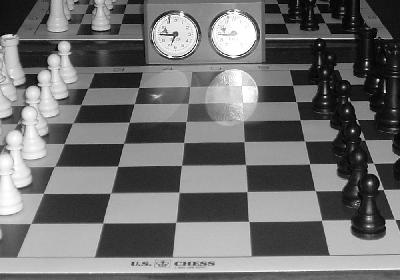
%> input picture Pattern Recognition/Assignment 4/chess.jpg, 400 x 280 px
$ octave lab4_3.m   (GNU Octave 9; MATLAB toolbox functions it lacks are replaced by stand-ins)
%> lines starting %> are read from the running program, lines starting %| are printed output that depends on the picture; in (x1, y1, x2, y2) boxes, pixels count from 0 and x2, y2 are one past the last pixel; in counts of white or black regions, pixels touching at a corner belong together; the program's own positions count from 1
### Pattern Recognition/Assignment 4/myhoughline.m
%2
function myhoughline(image, r, theta)
    %3
    [x, y] = size(image);
    angle=deg2rad(theta);
    %4
    if sin(angle)==0
        line([r, r], [0, y], 'Color', 'red')
    %5
    else
        disp([r/sin(angle), (r-y*cos(angle))/sin(angle)]);
        line([0, y], [r/sin(angle), (r-y*cos(angle))/sin(angle)], 'Color', 'red')
    end
%1
end

### Pattern Recognition/Assignment 4/lab4_3.m
close all;clear all;

% Q2
chess = imread('chess.jpg');
%> chess is the input picture: size 280x400x3 uint8; min 0, max 255, mean 112.1
l = rgb2gray(chess);
BW = edge(l, 'canny');
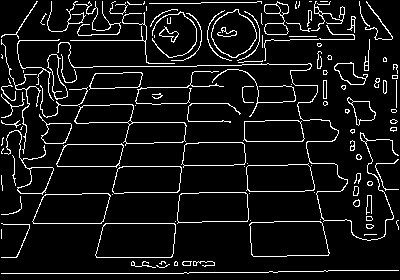
%> BW: size 280x400 logical; 8.1% white in thin lines or dots
figure;hold on;
[H, T, R] = hough(BW);
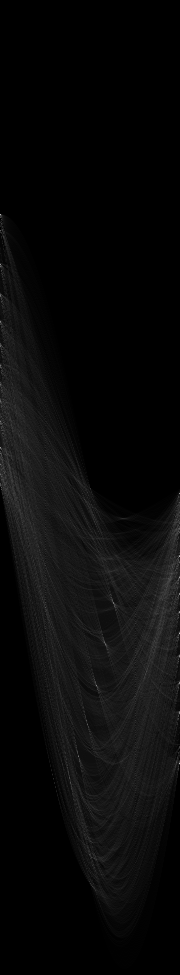
%> H: size 975x180 double; min 0, max 191, mean 9.2
%> T = 180 values from -90 to 89; R = 975 values from -487 to 487
P = houghpeaks(H, 15, 'threshold', ceil(0.3*max(H(:))));
%> P = 15 rows, first 12: [764 180; 634 180; 557 180; 578 180; 448 1; 494 180; 613 180; 265 1; 595 180; 657 180; 683 180; 686 97]
x = T(P(:, 2));
%> x = [89 89 89 89 -90 89 89 -90 89 89 89 6 -12 -90 23]
y = R(P(:, 1));
%> y = [276 146 69 90 -40 6 125 -223 107 169 195 198 269 -23 116]
% Q3
imagesc(H, 'XData', T, 'YData', R);
%> (this line was passed over: imagesc is not available in this run)
plot(x, y, 's', 'color', 'white');
xlim([-90 90]);
ylim([-300 490]);
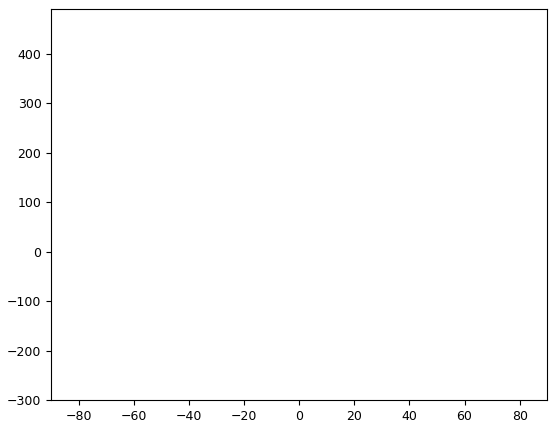
%> figure redrawn from the program's plot data
% Q4
figure; hold off;
imagesc(chess);
for i = 1:size(x, 2)
    myhoughline(chess, y(i), x(i));
end
%> this loop made 15 passes
%> angle in myhoughline on passes 1 to 12: 1.55, 1.55, 1.55, 1.55, -1.57, 1.55, 1.55, -1.57, 1.55, 1.55, 1.55, 0.105
%|    276.04   255.10
%|    146.02   125.08
%|    69.011   48.064
%|    90.014   69.068
%|    40   40
%|     6.0009  -14.9452
%|    125.02   104.07
%|    223   223
%> (further printed lines are left out)
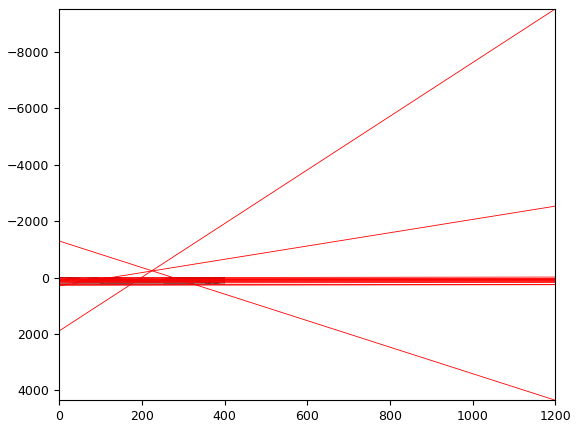
%> figure redrawn from the program's plot data

$ run again, with Pattern Recognition/Assignment 4/Cameraman.tiff saved as Pattern Recognition/Assignment 4/chess.jpg
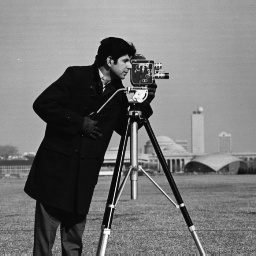
%> input picture Pattern Recognition/Assignment 4/Cameraman.tiff, 256 x 256 px
%> chess is the input picture: size 256x256x3 uint8; min 4, max 254, mean 118.7
%> `BW = edge(l, 'canny');`:
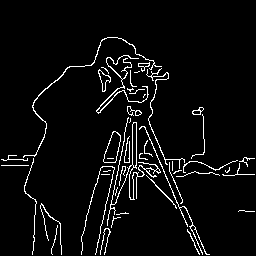
%> BW: size 256x256 logical; 4.7% white in thin lines or dots, all inside (x1, y1, x2, y2) = (1, 37, 255, 255)
%> T = 180 values from -90 to 89; R = 723 values from -361 to 361
%> P = 15 rows, first 12: [446 68; 508 103; 341 46; 498 91; 204 5; 455 69; 433 65; 524 105; 489 89; 197 2; 507 108; 422 63]
%> `x = T(P(:, 2));`: x = [-23 12 -45 0 -86 -22 -26 14 -2 -89 17 -28 17 -43 9]
%> `y = R(P(:, 1));`: y = [84 146 -21 136 -158 93 71 162 127 -165 145 60 172 -12 143]
%> the loop `for i = 1:size(x, 2)` made 15 passes
%> angle in myhoughline on passes 1 to 8: -0.401, 0.209, -0.785, 0, -1.5, -0.384, -0.454, 0.244
%> (printed output is left out)
%> after the loop `for i = 1:size(x, 2)`:
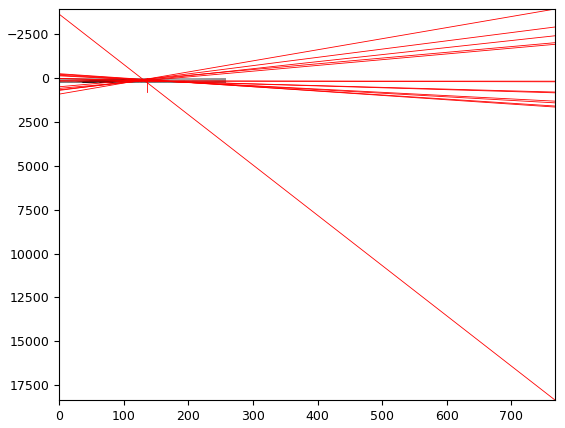
%> figure redrawn from the program's plot data

$ run again, with Pattern Recognition/Assignment 4/HeadTool0002.bmp saved as Pattern Recognition/Assignment 4/chess.jpg
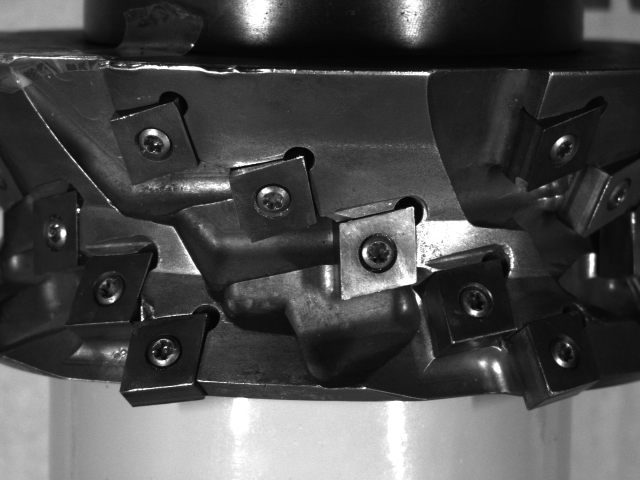
%> input picture Pattern Recognition/Assignment 4/HeadTool0002.bmp, 1280 x 960 px (shown at 1/2 size)
%> chess is the input picture: size 960x1280 uint8; min 0, max 255, mean 74.4
%> `BW = edge(l, 'canny');`:
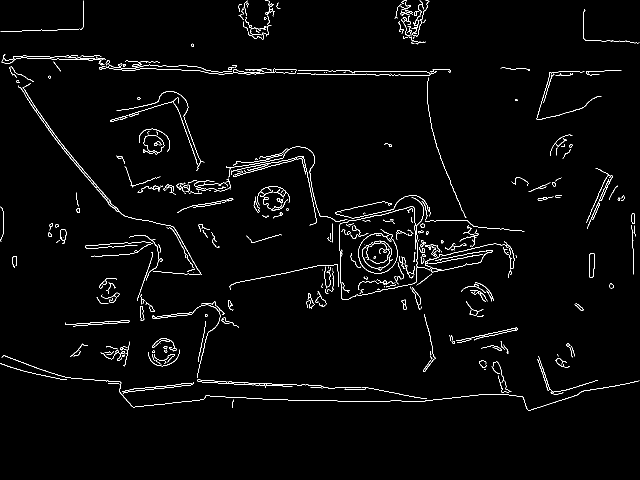
%> BW: size 960x1280 logical (shown at 1/2 size); 2.1% white in thin lines or dots, all inside (x1, y1, x2, y2) = (1, 1, 1279, 821)
%> T = 180 values from -90 to 89; R = 3199 values from -1599 to 1599
%> P = 15 rows, first 12: [1471 2; 1509 51; 862 4; 2252 169; 798 1; 2437 175; 1526 54; 1495 5; 2061 166; 2266 174; 2102 177; 1763 180]
%> `x = T(P(:, 2));`: x = [-89 -40 -87 78 -90 84 -37 -86 75 83 86 89 78 -85 77]
%> `y = R(P(:, 1));`: y = [-129 -91 -738 652 -802 837 -74 -105 461 666 502 163 856 -369 738]
%> the loop `for i = 1:size(x, 2)` made 15 passes
%> angle in myhoughline on passes 1 to 8: -1.55, -0.698, -1.52, 1.36, -1.57, 1.47, -0.646, -1.5
%> (printed output is left out)
%> after the loop `for i = 1:size(x, 2)`:
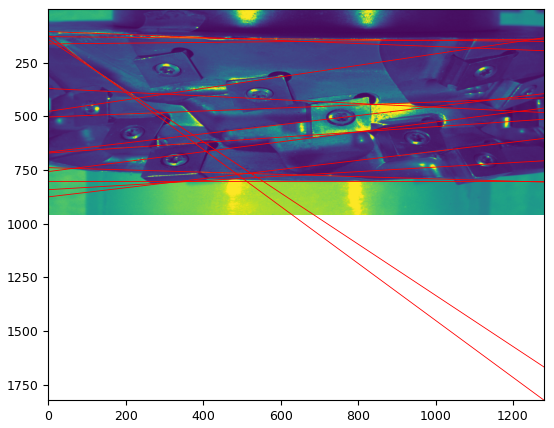
%> figure redrawn from the program's plot data
